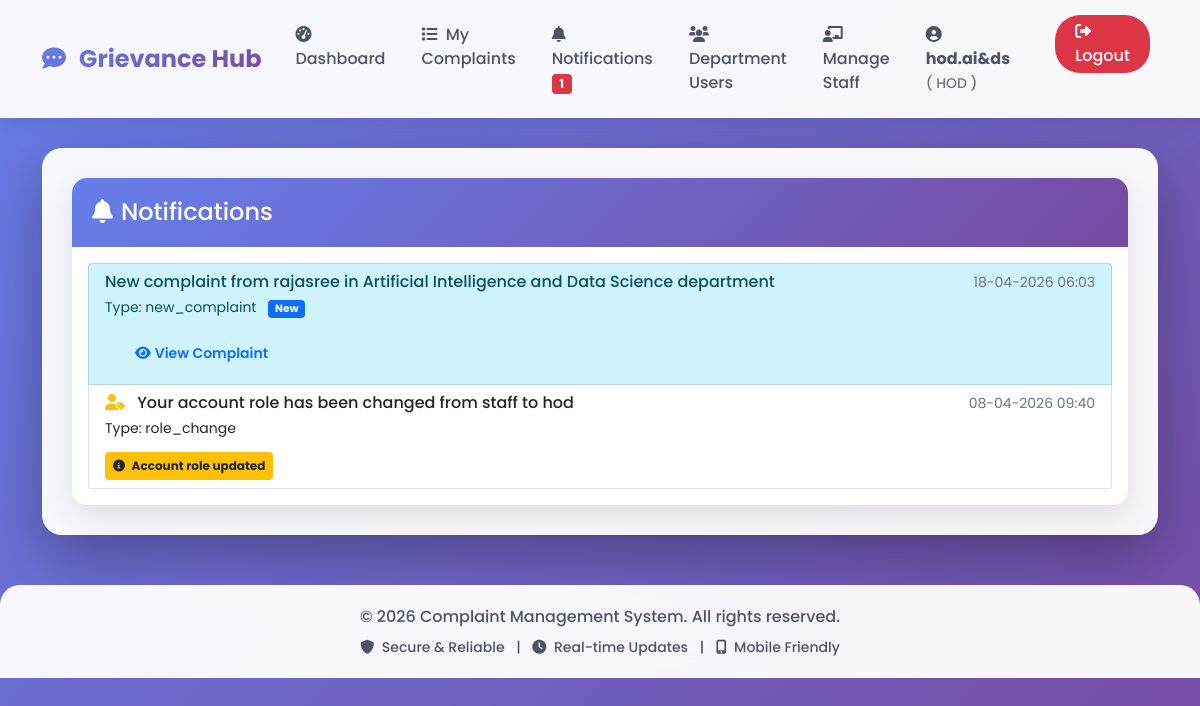
The page /notifications (signed in) on the database its author committed.
### models.py (models this page shows)
class User(UserMixin, db.Model):
    id = db.Column(db.Integer, primary_key=True)
    username = db.Column(db.String(80), unique=True, nullable=False)
    email = db.Column(db.String(120), unique=True, nullable=False)
    password = db.Column(db.String(200), nullable=False)
    role = db.Column(db.String(20), default='student')  # student, staff/mentor, hod, admin
    department = db.Column(db.String(100))
    year = db.Column(db.String(20))
    section = db.Column(db.String(10))
    parent_name = db.Column(db.String(100))
    parent_phone = db.Column(db.String(15))
    address = db.Column(db.Text)
    mentor_name = db.Column(db.String(100))  # For students - who is their mentor
    phone = db.Column(db.String(15))
    created_at = db.Column(db.DateTime, default=datetime.utcnow)
    complaints = db.relationship('Complaint', backref='author', lazy=True, foreign_keys='Complaint.user_id')
    assigned_complaints = db.relationship('Complaint', backref='assigned_staff', lazy=True, foreign_keys='Complaint.assigned_to')

class Notification(db.Model):
    id = db.Column(db.Integer, primary_key=True)
    message = db.Column(db.String(200), nullable=False)
    type = db.Column(db.String(50), default='status_update')
    is_read = db.Column(db.Boolean, default=False)
    created_at = db.Column(db.DateTime, default=datetime.utcnow)
    user_id = db.Column(db.Integer, db.ForeignKey('user.id'), nullable=False)
    complaint_id = db.Column(db.Integer, db.ForeignKey('complaint.id'), nullable=True)
    user = db.relationship('User', backref='notifications')

### app.py (the view)
@app.route('/notifications')
@login_required
def view_notifications():
    notifications = Notification.query.filter_by(user_id=current_user.id).order_by(Notification.created_at.desc()).all()
    for notification in notifications:
        notification.is_read = True
    db.session.commit()
    return render_template('notifications.html', notifications=notifications)

### app.py (called while the page is built)
def is_super_admin(user):
    return user.role == 'admin' and user.email == 'vanitha.sty3375@gmail.com'

def is_department_admin(user):
    return user.role == 'hod'

@login_manager.user_loader
def load_user(user_id):
    return User.query.get(int(user_id))

@app.context_processor
def utility_processor():
    return {
        'is_super_admin': is_super_admin,
        'is_department_admin': is_department_admin
    }

### templates/notifications.html (shortened to what this page needs)
{% extends "base.html" %}
{% block content %}
<div class="row">
    <div class="col-12">
        <div class="card">
            <div class="card-header">
                <h4 class="mb-0">
                    <i class="fas fa-bell me-2"></i>Notifications
                </h4>
            </div>
            <div class="card-body">
                {% if notifications %}
                    <div class="list-group">
                        {% for notification in notifications %}
                            <div class="list-group-item list-group-item-action {% if not notification.is_read %}list-group-item-info{% endif %}">
                                <div class="d-flex w-100 justify-content-between">
                                    <h6 class="mb-1">
                                        {% if notification.type == 'role_change' %}
                                            <i class="fas fa-user-tag me-2 text-warning"></i>
                                        {% elif notification.type == 'status_update' %}
                                            <i class="fas fa-info-circle me-2 text-info"></i>
                                        {% elif notification.type == 'comment' %}
                                            <i class="fas fa-comment me-2 text-success"></i>
                                        {% endif %}
                                        {{ notification.message }}
                                    </h6>
                                    <small class="text-muted">{{ notification.created_at.strftime('%d-%m-%Y %H:%M') }}</small>
                                </div>
                                <p class="mb-1">
                                    <small>
                                        Type: {{ notification.type }}
                                        {% if not notification.is_read %}
                                            <span class="badge bg-primary ms-2">New</span>
                                        {% endif %}
                                    </small>
                                </p>
                                {% if notification.complaint_id and notification.complaint_id != 0 %}
                                    <a href="{{ url_for('complaint_details', complaint_id=notification.complaint_id) }}"
                                       class="btn btn-sm btn-outline-primary mt-2">
                                        <i class="fas fa-eye me-1"></i>View Complaint
                                    </a>
                                {% endif %}
                                {% if notification.type == 'role_change' %}
                                    <span class="badge bg-warning text-dark mt-2 p-2">
                                        <i class="fas fa-info-circle me-1"></i>
                                        Account role updated
                                    </span>
                                {% endif %}
                            </div>
                        {% endfor %}
                    </div>
                {% else %}
                    <div class="text-center py-5">
                        <i class="fas fa-bell-slash fa-4x text-muted mb-3"></i>
                        <h5>No Notifications</h5>
                        <p class="text-muted">You don't have any notifications at the moment.</p>
                    </div>
                {% endif %}
            </div>
        </div>
    </div>
</div>
{% endblock %}

### templates/base.html (shortened to what this page needs)
<!DOCTYPE html>
<html lang="en">
<head>
    <link href="https://cdn.jsdelivr.net/npm/bootstrap@5.1.3/dist/css/bootstrap.min.css" rel="stylesheet">
    <link rel="stylesheet" href="https://cdnjs.cloudflare.com/ajax/libs/font-awesome/6.0.0/css/all.min.css">
</head>
<body>
    <nav class="navbar navbar-expand-lg navbar-light">
        <div class="container">
            <a class="navbar-brand" href="{{ url_for('index') }}">
                <i class="fas fa-comment-dots me-2"></i>
                Grievance Hub
            </a>
            <div class="collapse navbar-collapse" id="navbarNav">
                <ul class="navbar-nav ms-auto">
                    {% if current_user.is_authenticated %}
                        <li class="nav-item">
                            {% if is_super_admin(current_user) %}
                                <a class="nav-link" href="{{ url_for('super_admin_dashboard') }}">
                                    <i class="fas fa-tachometer-alt me-1"></i> Dashboard
                                </a>
                            {% elif is_department_admin(current_user) %}
                                <a class="nav-link" href="{{ url_for('hod_dashboard') }}">
                                    <i class="fas fa-tachometer-alt me-1"></i> Dashboard
                                </a>
                            {% elif current_user.role == 'staff' %}
                                <a class="nav-link" href="{{ url_for('staff_dashboard') }}">
                                    <i class="fas fa-tachometer-alt me-1"></i> Dashboard
                                </a>
                            {% else %}
                                <a class="nav-link" href="{{ url_for('dashboard') }}">
                                    <i class="fas fa-tachometer-alt me-1"></i> Dashboard
                                </a>
                            {% endif %}
                        </li>
                        <li class="nav-item">
                            <a class="nav-link" href="{{ url_for('view_complaints') }}">
                                <i class="fas fa-list me-1"></i> My Complaints
                            </a>
                        </li>
                        <li class="nav-item position-relative">
                            <a class="nav-link" href="{{ url_for('view_notifications') }}">
                                <i class="fas fa-bell me-1"></i> Notifications
                                {% set unread = current_user.notifications|selectattr('is_read', 'equalto', false)|list|length %}
                                {% if unread > 0 %}
                                    <span class="badge bg-danger">{{ unread }}</span>
                                {% endif %}
                            </a>
                        </li>
                        {% if is_department_admin(current_user) %}
                            <li class="nav-item">
                                <a class="nav-link" href="{{ url_for('department_users') }}">
                                    <i class="fas fa-users me-1"></i> Department Users
                                </a>
                            </li>
                            <li class="nav-item">
                                <a class="nav-link" href="{{ url_for('manage_staff') }}">
                                    <i class="fas fa-chalkboard-teacher me-1"></i> Manage Staff
                                </a>
                            </li>
                        {% endif %}
                        <li class="nav-item me-2">
                            <span class="nav-link">
                                <i class="fas fa-user-circle me-1"></i>
                                <strong>{{ current_user.username }}</strong>
                                <small class="text-muted ms-1">
                                    ({% if is_super_admin(current_user) %}
                                        Super Admin
                                    {% elif is_department_admin(current_user) %}
                                        HOD
                                    {% elif current_user.role == 'staff' %}
                                        Staff
                                    {% else %}
                                        Student
                                    {% endif %})
                                </small>
                            </span>
                        </li>
                        <li class="nav-item">
                            <a class="nav-link logout-btn" href="{{ url_for('logout') }}"
                               onclick="return confirm('Are you sure you want to logout?')">
                                <i class="fas fa-sign-out-alt"></i> Logout
                            </a>
                        </li>
                    {% endif %}
                </ul>
            </div>
        </div>
    </nav>
    <div class="container">
        <div class="main-content">
            {% block content %}{% endblock %}
        </div>
    </div>
    <footer class="footer">
        <div class="container">
            <p class="mb-0">&copy; 2026 Complaint Management System. All rights reserved.</p>
            <p class="mb-0 mt-2 small">
                <i class="fas fa-shield-alt me-1"></i> Secure & Reliable
                <span class="mx-2">|</span>
                <i class="fas fa-clock me-1"></i> Real-time Updates
                <span class="mx-2">|</span>
                <i class="fas fa-mobile-alt me-1"></i> Mobile Friendly
            </p>
        </div>
    </footer>
</body>
</html>

### templates/base.html (style rules this page uses)
* { font-family: 'Poppins', sans-serif; }
body { background: linear-gradient(135deg, #667eea 0%, #764ba2 100%); min-height: 100vh; background-attachment: fixed; }
.navbar { background: rgba(255, 255, 255, 0.95) !important; backdrop-filter: blur(10px); box-shadow: 0 2px 20px rgba(0,0,0,0.1); padding: 15px 0; }
.navbar-brand { font-weight: 700; font-size: 1.5rem; background: linear-gradient(135deg, #667eea 0%, #764ba2 100%); -webkit-background-clip: text; -webkit-text-fill-color: transparent; transition: transform 0.3s ease; }
.nav-link { font-weight: 500; color: #4a5568 !important; margin: 0 10px; position: relative; transition: color 0.3s ease; }
.logout-btn { background-color: #dc3545; color: white !important; border-radius: 25px; padding: 5px 20px !important; margin-left: 15px; transition: all 0.3s ease; }
.main-content { background: rgba(255, 255, 255, 0.95); border-radius: 20px; padding: 30px; margin: 30px 0; box-shadow: 0 20px 60px rgba(0,0,0,0.3); animation: fadeInUp 0.5s ease; }
.card { border: none; border-radius: 15px; box-shadow: 0 10px 30px rgba(0,0,0,0.1); transition: all 0.3s ease; overflow: hidden; }
.card-header { background: linear-gradient(135deg, #667eea 0%, #764ba2 100%); color: white; font-weight: 600; border: none; padding: 20px; }
.btn { border-radius: 10px; padding: 12px 30px; font-weight: 600; transition: all 0.3s ease; border: none; }
.footer { background: rgba(255, 255, 255, 0.95); backdrop-filter: blur(10px); padding: 20px 0; margin-top: 50px; border-radius: 20px 20px 0 0; color: #4a5568; text-align: center; font-weight: 500; }

### rows shown on the page
User: username "hod.ai&ds"
Notification: message "New complaint from rajasree in Artificial Intelligence and Data Science department", created_at "18-04-2026 06:03", type "new_complaint", is_read "New"
Notification: message "Your account role has been changed from staff to hod", created_at "08-04-2026 09:40", type "role_change", shows "Account role updated"

### other values the page prints
{{ unread }} "1"
